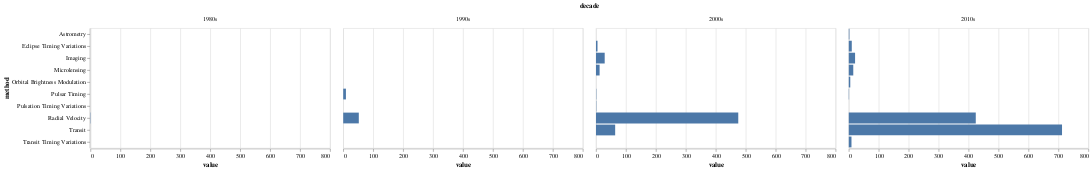

Write notebook code for a chart like this one.
### Code cell
import altair as alt 
alt.Chart(new_planets).mark_bar().encode(alt.Y('method'),alt.X('value'),alt.Facet('decade'))

### Figure 1 — Vega-Lite specification as saved in the notebook (floating-point values rounded to 4 significant figures)
{"config": {"view": {"continuousWidth": 400, "continuousHeight": 300}}, "data": {"name": "data-ac28bdb9a4aed770803b4c47257fbc5b"}, "mark": "bar", "encoding": {"facet": {"field": "decade", "type": "nominal"}, "x": {"field": "value", "type": "quantitative"}, "y": {"field": "method", "type": "nominal"}}, "$schema": "https://vega.github.io/schema/vega-lite/v4.17.0.json", "datasets": {"data-ac28bdb9a4aed770803b4c47257fbc5b": [{"method": "Astrometry", "decade": "1980s", "value": 0.0}, {"method": "Eclipse Timing Variations", "decade": "1980s", "value": 0.0}, {"method": "Imaging", "decade": "1980s", "value": 0.0}, {"method": "Microlensing", "decade": "1980s", "value": 0.0}, {"method": "Orbital Brightness Modulation", "decade": "1980s", "value": 0.0}, {"method": "Pulsar Timing", "decade": "1980s", "value": 0.0}, {"method": "Pulsation Timing Variations", "decade": "1980s", "value": 0.0}, {"method": "Radial Velocity", "decade": "1980s", "value": 1.0}, {"method": "Transit", "decade": "1980s", "value": 0.0}, {"method": "Transit Timing Variations", "decade": "1980s", "value": 0.0}, {"method": "Astrometry", "decade": "1990s", "value": 0.0}, {"method": "Eclipse Timing Variations", "decade": "1990s", "value": 0.0}, {"method": "Imaging", "decade": "1990s", "value": 0.0}, {"method": "Microlensing", "decade": "1990s", "value": 0.0}, {"method": "Orbital Brightness Modulation", "decade": "1990s", "value": 0.0}, {"method": "Pulsar Timing", "decade": "1990s", "value": 9.0}, {"method": "Pulsation Timing Variations", "decade": "1990s", "value": 0.0}, {"method": "Radial Velocity", "decade": "1990s", "value": 52.0}, {"method": "Transit", "decade": "1990s", "value": 0.0}, {"method": "Transit Timing Variations", "decade": "1990s", "value": 0.0}, {"method": "Astrometry", "decade": "2000s", "value": 0.0}, {"method": "Eclipse Timing Variations", "decade": "2000s", "value": 5.0}, {"method": "Imaging", "decade": "2000s", "value": 29.0}, {"method": "Microlensing", "decade": "2000s", "value": 12.0}, {"method": "Orbital Brightness Modulation", "decade": "2000s", "value": 0.0}, {"method": "Pulsar Timing", "decade": "2000s", "value": 1.0}, {"method": "Pulsation Timing Variations", "decade": "2000s", "value": 1.0}, {"method": "Radial Velocity", "decade": "2000s", "value": 475.0}, {"method": "Transit", "decade": "2000s", "value": 64.0}, {"method": "Transit Timing Variations", "decade": "2000s", "value": 0.0}, {"method": "Astrometry", "decade": "2010s", "value": 2.0}, {"method": "Eclipse Timing Variations", "decade": "2010s", "value": 10.0}, {"method": "Imaging", "decade": "2010s", "value": 21.0}, {"method": "Microlensing", "decade": "2010s", "value": 15.0}, {"method": "Orbital Brightness Modulation", "decade": "2010s", "value": 5.0}, {"method": "Pulsar Timing", "decade": "2010s", "value": 1.0}, {"method": "Pulsation Timing Variations", "decade": "2010s", "value": 0.0}, {"method": "Radial Velocity", "decade": "2010s", "value": 424.0}, {"method": "Transit", "decade": "2010s", "value": 712.0}, {"method": "Transit Timing Variations", "decade": "2010s", "value": 9.0}]}}
